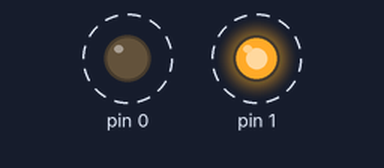
This sketch was run on a simulated Arduino Uno, built with avr-gcc and run on an emulated ATmega328P. On the bench: output pins drawn as LEDs (lit = HIGH). Dashed ring = blinking.

Above: at 0.2 s.
Timing chart, 0 to 3.0 s (numbered marks = the images above):
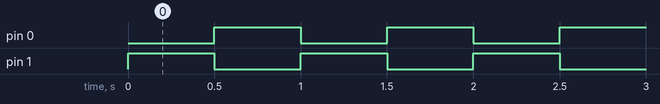

The sketch:

led_blink.ino
```cpp
bool led_stat = false;

void setup(){
  pinMode(0, true);
  pinMode(1, true);
}

void loop(){
  digitalWrite(0, led_stat);
  digitalWrite(1, !led_stat);
  led_stat = !led_stat;
  delay(500);
}
```

Measured:
- by itself, pin 0, pin 1: alternates HIGH for 0.50 s and LOW for 0.50 s
